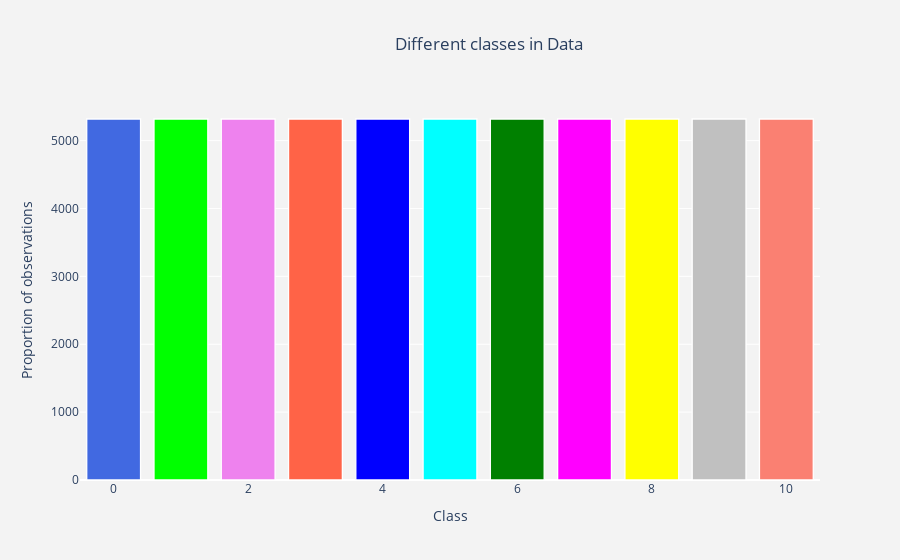

Notebook cell for this chart:
### Code cell
trace = go.Bar(y = df["Class"].value_counts().values.tolist(),
               marker = dict(color = ['royalblue', 'lime', 'violet', 'tomato', 'blue', 'cyan', 'green', 'magenta', 'yellow', \
                                      'silver', 'salmon'],
                             line = dict(color = "white", width = 1.3)
                            ),
               hoverinfo = "text"
              )
layout = go.Layout(dict(title = dict(text = "Different classes in Data", xanchor = 'left', pad = dict(l = 350)),
                        plot_bgcolor = "rgb(243, 243, 243)",
                        paper_bgcolor = "rgb(243, 243, 243)",
                        xaxis = dict(title = "Class"),
                        yaxis = dict(title = "Proportion of observations")
                       )
                  )
data = [trace]
fig = go.Figure(data = data, layout = layout)
py.iplot(fig)

### Figure 1 — Plotly figure (JSON) as saved in the notebook; plotly's stock layout.template omitted (floating-point values rounded to 4 significant figures)
{"data": [{"hoverinfo": "text", "marker": {"color": ["royalblue", "lime", "violet", "tomato", "blue", "cyan", "green", "magenta", "yellow", "silver", "salmon"], "line": {"color": "white", "width": 1.3}}, "type": "bar", "y": [5319, 5319, 5319, 5319, 5319, 5319, 5319, 5319, 5319, 5319, 5319]}], "layout": {"paper_bgcolor": "rgb(243, 243, 243)", "plot_bgcolor": "rgb(243, 243, 243)", "title": {"pad": {"l": 350}, "text": "Different classes in Data", "xanchor": "left"}, "xaxis": {"title": {"text": "Class"}}, "yaxis": {"title": {"text": "Proportion of observations"}}}}
